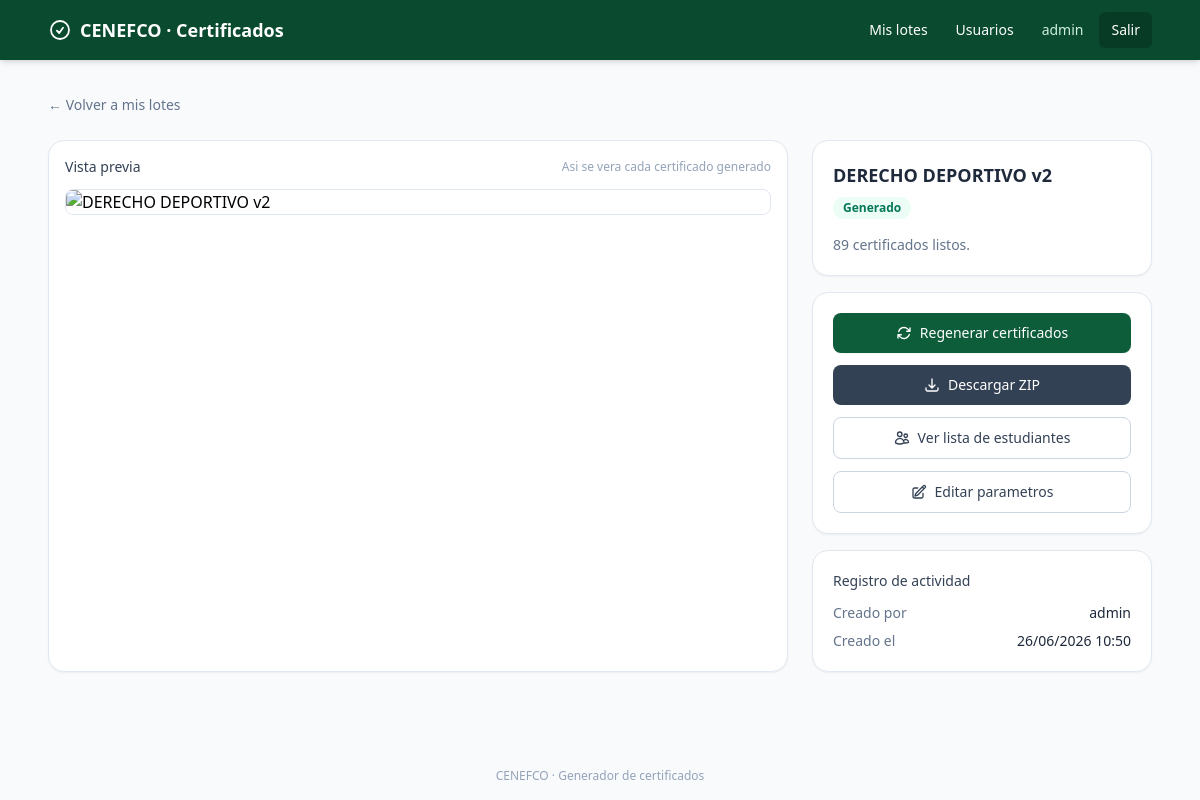
The page /lotes/4/ (signed in) on the database its author committed.
### accounts/models.py (models this page shows)
class Usuario(AbstractUser):
    class Rol(models.TextChoices):
        ADMIN = "admin", "Administrador"
        USUARIO = "usuario", "Usuario"
    rol = models.CharField(max_length=10, choices=Rol.choices, default=Rol.USUARIO)
    @property
    def es_admin(self) -> bool:
        return self.rol == self.Rol.ADMIN or self.is_superuser

### certificados/models.py (models this page shows, shortened)
class Lote(models.Model):
    class Estado(models.TextChoices):
        BORRADOR = "borrador", "Borrador"
        PROCESANDO = "procesando", "Procesando"
        GENERADO = "generado", "Generado"
        ERROR = "error", "Error"
    propietario = models.ForeignKey(settings.AUTH_USER_MODEL, on_delete=models.CASCADE, related_name="lotes")
    curso = models.CharField(max_length=255)
    excel = models.FileField(upload_to=ruta_excel)
    plantilla = models.ImageField(upload_to=ruta_plantilla)
    texto_x = models.PositiveIntegerField(help_text="Posicion X en pixeles de la plantilla")
    texto_y = models.PositiveIntegerField(help_text="Posicion Y en pixeles de la plantilla")
    margen_izquierdo = models.PositiveIntegerField(default=40)
    margen_derecho = models.PositiveIntegerField(default=40)
    tamano_fuente = models.PositiveIntegerField(default=40)
    tamano_fuente_min = models.PositiveIntegerField(default=18)
    color_texto = models.CharField(max_length=7, default="#1a1a1a")
    fuente = models.CharField(max_length=50, default="Helvetica-Bold")
    estado = models.CharField(max_length=10, choices=Estado.choices, default=Estado.BORRADOR)
    total_certificados = models.PositiveIntegerField(default=0)
    procesados = models.PositiveIntegerField(default=0)
    zip_resultado = models.FileField(upload_to="lotes/resultados/", blank=True, null=True)
    mensaje_error = models.TextField(blank=True)
    archivos_expirados = models.BooleanField(
        default=False, help_text="Los PDF/ZIP generados se borraron por antiguedad; el registro del lote se conserva"
    )
    generado_por = models.ForeignKey(
        settings.AUTH_USER_MODEL, on_delete=models.SET_NULL, null=True, blank=True, related_name="lotes_generados"
    )
    generado_en = models.DateTimeField(null=True, blank=True)
    creado_en = models.DateTimeField(auto_now_add=True)
    actualizado_en = models.DateTimeField(auto_now=True)
    class Meta:
        ordering = ["-creado_en"]

### certificados/views.py (the view)
# urls.py: path("lotes/<int:pk>/", views.detalle_lote, name="detalle_lote"),
@login_required
def detalle_lote(request, pk):
    lote = get_object_or_404(Lote, pk=pk)
    if not _puede_ver(request.user, lote):
        raise Http404
    return render(request, "certificados/detalle_lote.html", {"lote": lote})

### certificados/views.py (called while the page is built)
def _puede_ver(user, lote) -> bool:
    return user.es_admin or lote.propietario_id == user.id

### templates/certificados/detalle_lote.html (shortened to what this page needs)
{% extends "base.html" %}
{% block content %}
<div class="mb-6">
    <a href="{% url 'dashboard' %}" class="text-sm text-slate-500 hover:text-slate-700">&larr; Volver a mis lotes</a>
</div>
<div class="grid lg:grid-cols-[1fr_340px] gap-6">
    <div class="bg-white rounded-2xl shadow-sm border border-slate-200 p-4">
        <div class="flex items-center justify-between mb-3">
            <p class="text-sm font-medium text-slate-700">Vista previa</p>
            <span class="text-xs text-slate-400">Asi se vera cada certificado generado</span>
        </div>
        <img src="{% url 'previsualizar_lote' lote.pk %}" alt="{{ lote.curso }}" class="w-full h-auto rounded-lg border border-slate-200">
    </div>
    <div class="space-y-4">
        <div class="bg-white rounded-2xl shadow-sm border border-slate-200 p-5">
            <h1 class="text-lg font-semibold text-slate-800">{{ lote.curso }}</h1>
            <span id="badge-estado" class="badge mt-2
                {% if lote.estado == 'generado' %}bg-emerald-50 text-emerald-700
                {% elif lote.estado == 'procesando' %}bg-amber-50 text-amber-700
                {% elif lote.estado == 'error' %}bg-red-50 text-red-700
                {% else %}bg-slate-100 text-slate-600{% endif %}">
                {{ lote.get_estado_display }}
            </span>
            <p id="texto-completado" class="text-sm text-slate-500 mt-4 {% if lote.estado != 'generado' %}hidden{% endif %}">
                <span id="total-generados">{{ lote.total_certificados }}</span> certificados listos.
            </p>
        </div>
        <div class="bg-white rounded-2xl shadow-sm border border-slate-200 p-5 space-y-3">
            <form method="post" action="{% url 'generar_lote' lote.pk %}" id="form-generar">
                <button type="submit" id="btn-generar"
                        class="w-full inline-flex items-center justify-center gap-2 bg-brand-500 hover:bg-brand-600 text-white font-medium text-sm rounded-lg py-2.5 transition shadow-sm disabled:opacity-60 disabled:cursor-not-allowed"
                        {% if lote.estado == 'procesando' %}disabled{% endif %}>
                    <span id="texto-btn-generar">{% if lote.estado == 'generado' %}Regenerar certificados{% else %}Generar certificados{% endif %}</span>
                </button>
            </form>
            <a id="btn-descargar" href="{% url 'descargar_zip' lote.pk %}"
               class="w-full inline-flex items-center justify-center gap-2 bg-slate-700 hover:bg-slate-800 text-white font-medium text-sm rounded-lg py-2.5 transition {% if not lote.zip_resultado %}hidden{% endif %}">
                <svg xmlns="http://www.w3.org/2000/svg" class="h-4 w-4" viewBox="0 0 24 24" fill="none" stroke="currentColor" stroke-width="2"><path stroke-linecap="round" stroke-linejoin="round" d="M3 16.5v2.25A2.25 2.25 0 005.25 21h13.5A2.25 2.25 0 0021 18.75V16.5M16.5 12 12 16.5m0 0L7.5 12m4.5 4.5V3" /></svg>
                Descargar ZIP
            </a>
            <a href="{% url 'lista_estudiantes' lote.pk %}"
               class="w-full inline-flex items-center justify-center gap-2 bg-white border border-slate-300 hover:bg-slate-50 text-slate-700 font-medium text-sm rounded-lg py-2.5 transition">
                Ver lista de estudiantes
            </a>
            <a href="{% url 'editar_lote' lote.pk %}"
               class="w-full inline-flex items-center justify-center gap-2 bg-white border border-slate-300 hover:bg-slate-50 text-slate-700 font-medium text-sm rounded-lg py-2.5 transition">
                Editar parametros
            </a>
        </div>
        <div class="bg-white rounded-2xl shadow-sm border border-slate-200 p-5">
            <p class="text-sm font-medium text-slate-700 mb-3">Registro de actividad</p>
            <dl class="space-y-2 text-sm">
                <div class="flex justify-between gap-2">
                    <dt class="text-slate-500">Creado por</dt>
                    <dd class="text-slate-800 font-medium text-right">{{ lote.propietario.username }}</dd>
                </div>
                <div class="flex justify-between gap-2">
                    <dt class="text-slate-500">Creado el</dt>
                    <dd class="text-slate-800 text-right">{{ lote.creado_en|date:"d/m/Y H:i" }}</dd>
                </div>
            </dl>
        </div>
    </div>
</div>
{% endblock %}

### templates/base.html (shortened to what this page needs)
<!DOCTYPE html>
<html lang="es" class="h-full bg-slate-50">
<head>
    <script src="https://cdn.tailwindcss.com"></script>
</head>
<body class="h-full min-h-screen flex flex-col">
    <nav class="bg-brand-600 text-white shadow-md">
        <div class="max-w-6xl mx-auto px-4 sm:px-6 py-3 flex items-center justify-between">
            <a href="{% url 'dashboard' %}" class="flex items-center gap-2 font-semibold text-lg">
                <svg xmlns="http://www.w3.org/2000/svg" class="h-6 w-6" viewBox="0 0 24 24" fill="none" stroke="currentColor" stroke-width="1.8">
                    <path stroke-linecap="round" stroke-linejoin="round" d="M9 12.75 11.25 15 15 9.75M21 12a9 9 0 11-18 0 9 9 0 0118 0z" />
                </svg>
                CENEFCO · Certificados
            </a>
            <div class="flex items-center gap-1 text-sm">
                {% if user.is_authenticated %}
                    <a href="{% url 'dashboard' %}" class="px-3 py-2 rounded-md hover:bg-brand-500 transition">Mis lotes</a>
                    {% if user.es_admin %}<a href="{% url 'lista_usuarios' %}" class="px-3 py-2 rounded-md hover:bg-brand-500 transition">Usuarios</a>{% endif %}
                    <span class="px-3 py-2 text-brand-100 hidden sm:inline">{{ user.username }}</span>
                    <a href="{% url 'logout' %}" class="px-3 py-2 rounded-md bg-brand-700 hover:bg-brand-500 transition">Salir</a>
                {% else %}
                    <a href="{% url 'login' %}" class="px-3 py-2 rounded-md bg-brand-700 hover:bg-brand-500 transition">Ingresar</a>
                {% endif %}
            </div>
        </div>
    </nav>
    <main class="flex-1 max-w-6xl w-full mx-auto px-4 sm:px-6 py-8">
        {% block content %}{% endblock %}
    </main>
    <footer class="text-center text-xs text-slate-400 py-4">
        CENEFCO &middot; Generador de certificados
    </footer>
</body>
</html>

### templates/base.html (style rules this page uses)
.badge { display: inline-flex; align-items: center; padding: 2px 10px; border-radius: 9999px; font-size: 12px; font-weight: 600; }

### rows shown on the page
Usuario: username "admin"
Lote: curso "DERECHO DEPORTIVO v2", estado "Generado", total_certificados "89", propietario.username "admin", creado_en "26/06/2026 10:50"
